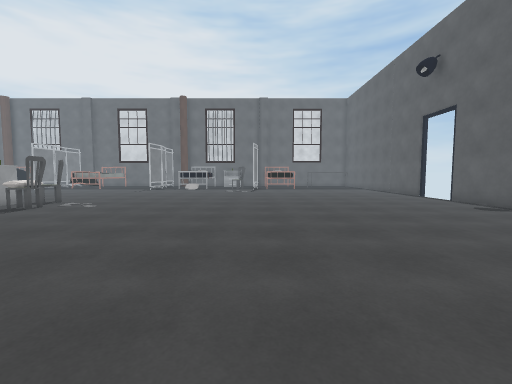
view 1 (above)

24 first-person views from a walk through a scene from a Unity 3-D project. The camera is 1.4 m above the floor, tilts 4° down and sees 90° across. The floor is counted in squares, 1 m on a side. Each view is taken from the middle of a square. On the plan, view 1 faces up. The plan holds only what a view shows up to about 13 squares ahead; the rest is blank. The place goes on beyond the plan. Some animated figures are left out. Door leaves are left out, so doorways stand open. Surface patterns are stand-ins for the level's own textures.

view 2
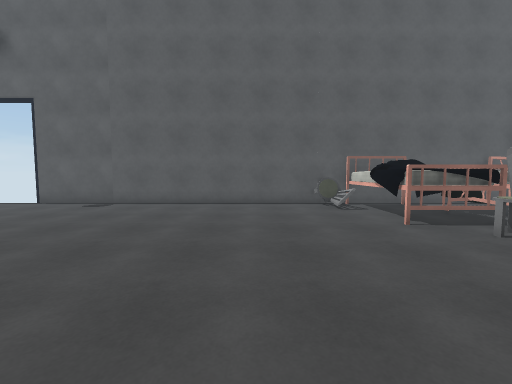

view 3
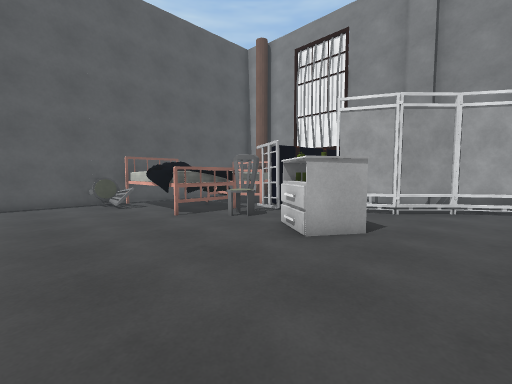

view 4
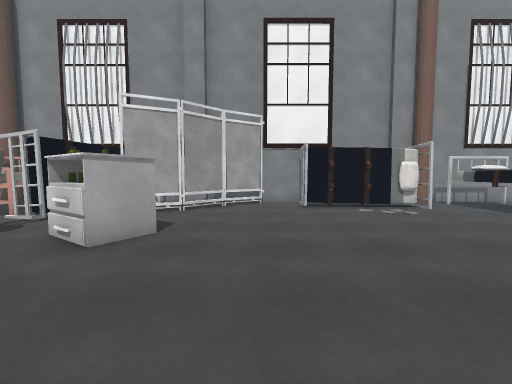

view 5
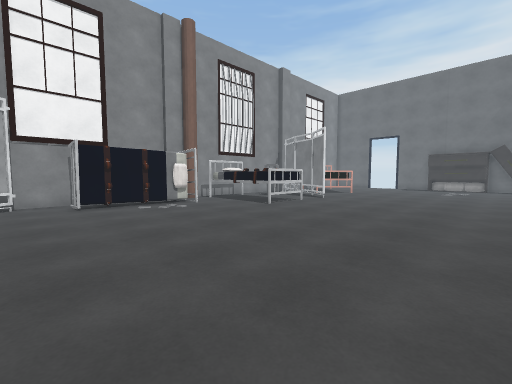

view 6
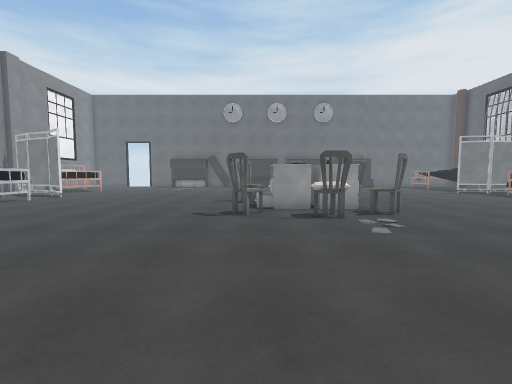

view 7
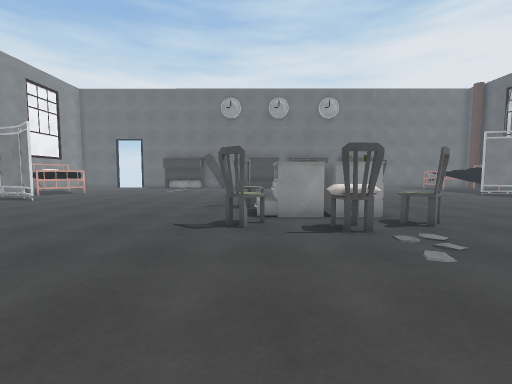

view 8
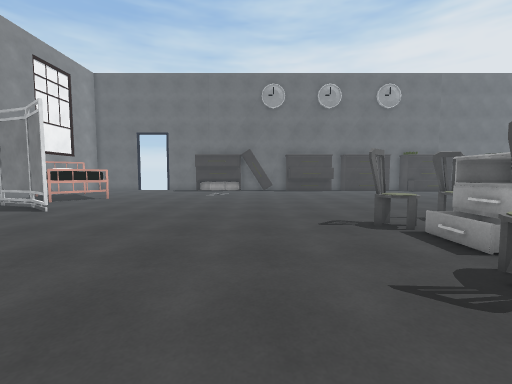

view 9
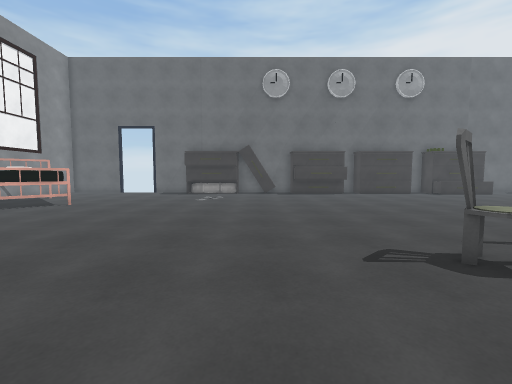

view 10
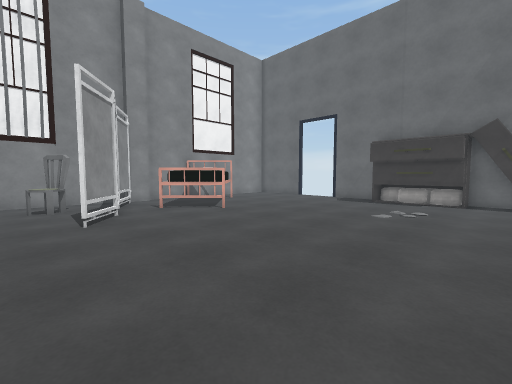

view 11
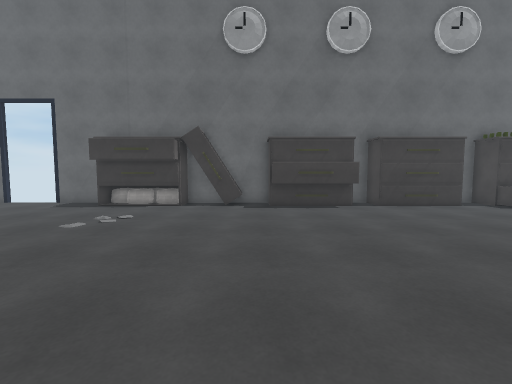

view 12
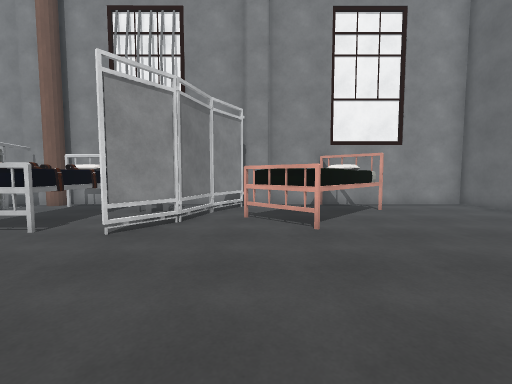

view 13
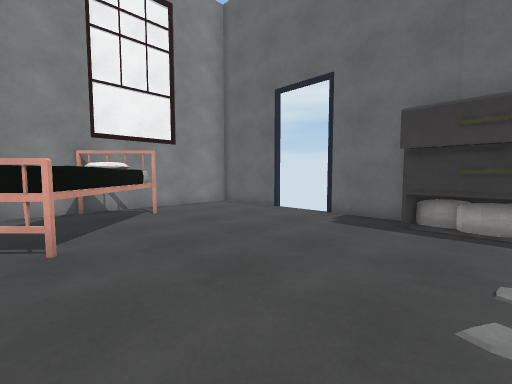

view 14
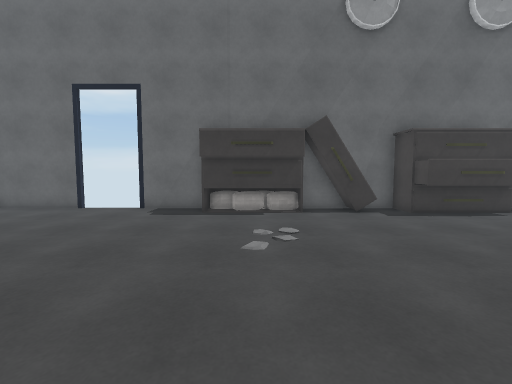

view 15
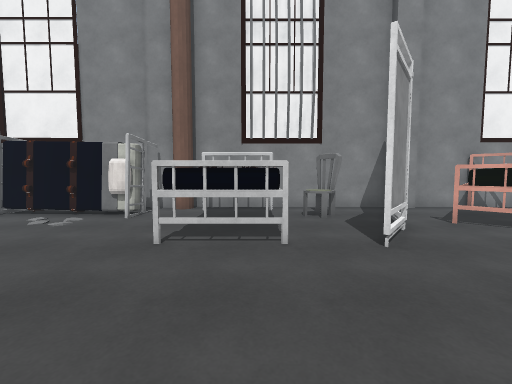

view 16
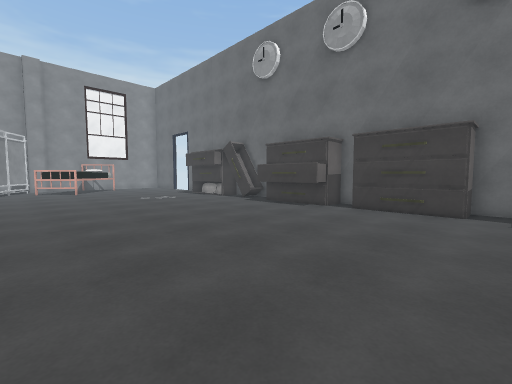

view 17
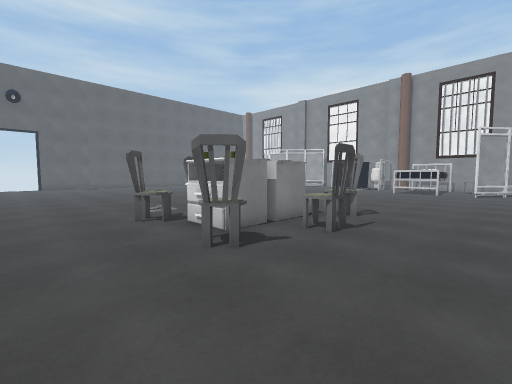

view 18
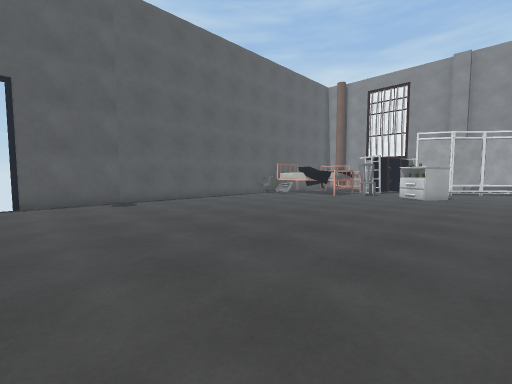

view 19
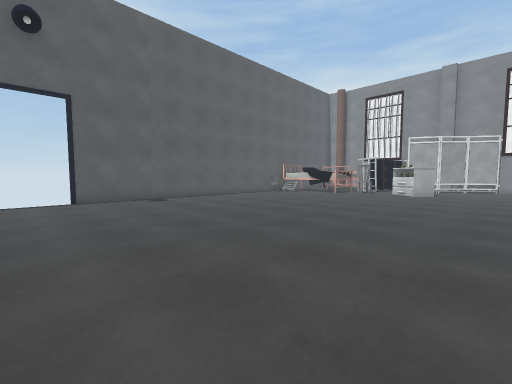

view 20
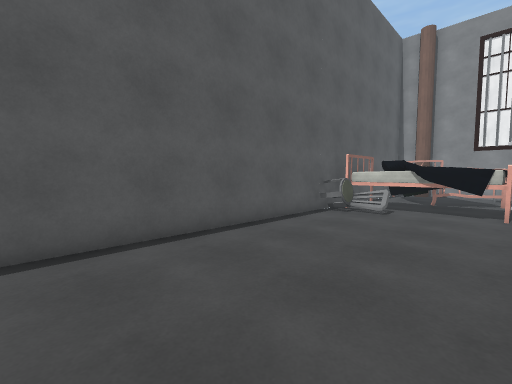

view 21
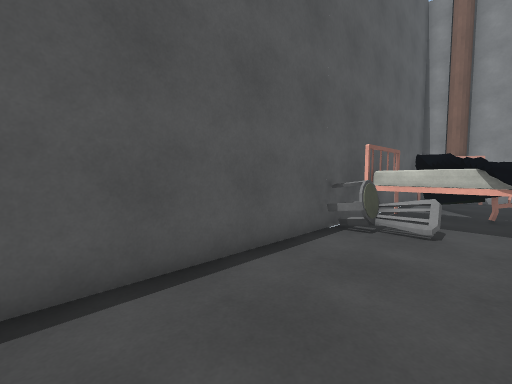

view 22
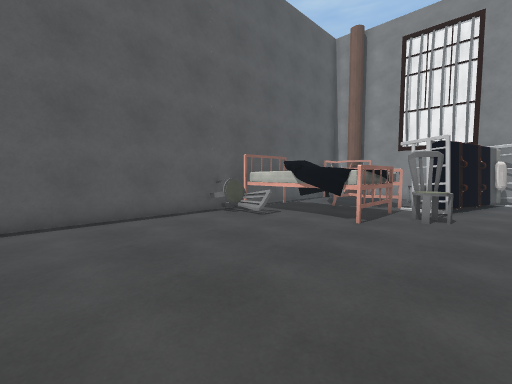

view 23
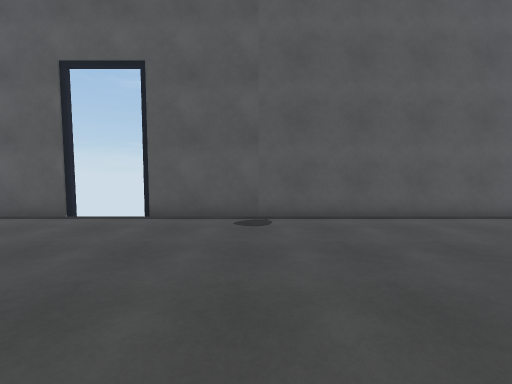

view 24
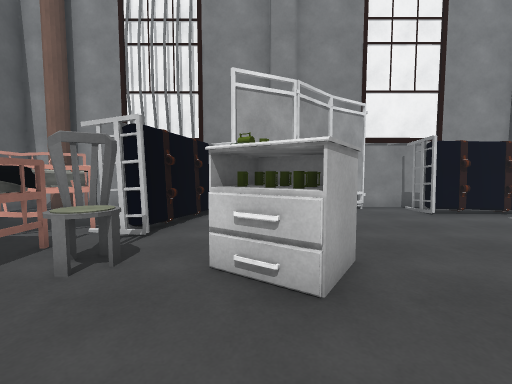

### Floor plan
Key: @ floor where view 1 was taken; # wall or solid block; x gap in a wall; . floor; D open door; ^ raised ledge; v drop or lower ground; C chair; A cabinet; B bed; R drawers; O other object.
Columns run from 30 left of view 1 to 11 right of it. Each row starts with its distance up from view 1.
 16 #.......... . ..........................#D
 15 #AA......... ...........................DD
 14   A.....................................DD
 13   A.............CC.CC....................#
 12  AA.............CAACC....................#
 11 #................AAACC...................#
 10 #AA............CCA ACC...................#
  9   AA.............#AA.....................#
  8   AA............CC.CC....................#
  7 #AA.............C...C....................#
  6 #........................................#
  5 #RR......................................#
  4 #RR......................................#
  3 ##.......................................#
  2  RR......................................#
  1  RR......................................#
  0  RR...........................@........CC
 -1 ##R................................BBBCB#
 -2 #.............................OA...BBBBBB
 -3 #.............................OOACCB  BBB
 -4 DD...........#.#^^#............A...B BBBB
 -5 DD......BB..##. ^ ^...............#BBBBvv
 -6 DD.....BBBB.#...^ ^............O.BBB   Bv
 -7 #.....BB   .#.Cx^^^.B........##..B .BB B#
 -8 #....BBB  .O.CC.^O^.BBBBBB..##...B OOB BB
 -9 #.....BB ......#####  .. B.##...BB O  B##
-10 #################   ##  #########    ####

Where each view was taken, in squares from view 1:
view 1: 0 up, 0 right, facing up
view 2: 3 up, 2 left, facing right
view 3: 3 up, 3 left, facing down-right
view 4: 3 up, 3 left, facing down
view 5: 4 up, 3 left, facing down-left
view 6: 8 up, 1 left, facing left
view 7: 8 up, 3 left, facing left
view 8: 4 up, 7 left, facing left
view 9: 4 up, 10 left, facing left
view 10: 4 up, 15 left, facing down-left
view 11: 6 up, 17 left, facing left
view 12: 2 up, 20 left, facing down
view 13: 1 up, 21 left, facing down-left
view 14: 1 up, 19 left, facing left
view 15: 1 up, 14 left, facing down
view 16: 16 up, 18 left, facing down-left
view 17: 16 up, 18 left, facing down-right
view 18: 14 up, 3 left, facing down-right
view 19: 16 up, 4 left, facing down-right
view 20: 9 up, 5 right, facing down-right
view 21: 6 up, 7 right, facing down-right
view 22: 6 up, 2 right, facing down-right
view 23: 10 up, 2 right, facing right
view 24: 1 up, 1 right, facing down
